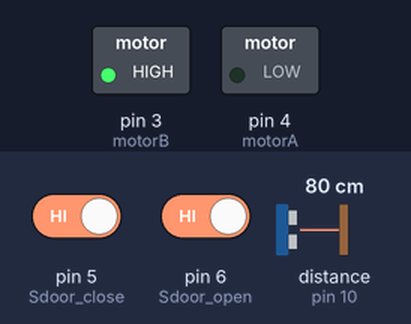
Simulated run of this sketch. Board: Arduino Uno, built with avr-gcc and run on an emulated ATmega328P. On the bench: switched loads named in the sketch (green lamp = pin HIGH). Wiring (inferred from the names in the program): ultrasonic range finder: trigger pin 9; echo pin 10. The test bench sets the inputs (shaded band); at power-on: pin 5 (Sdoor_close) HIGH, distance to the obstacle (sensor on pin 10) 80 cm, pin 6 (Sdoor_open) HIGH. The echo pulse lasts 58.3 µs per cm; pins used as bus, display or sensor lines are not drawn.

Above: at 4.2 s.
4.3 s: pin 5 (Sdoor_close) driven LOW
At 5.5 s:
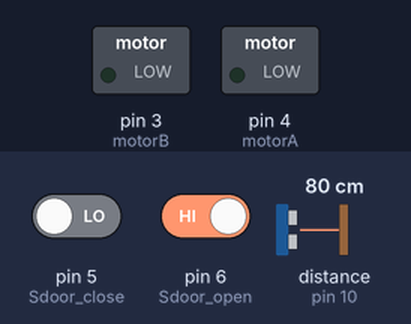
6.1 s: distance to the obstacle (sensor on pin 10) set to 12 cm
7.6 s: distance to the obstacle (sensor on pin 10) set to 9 cm
At 8.2 s:
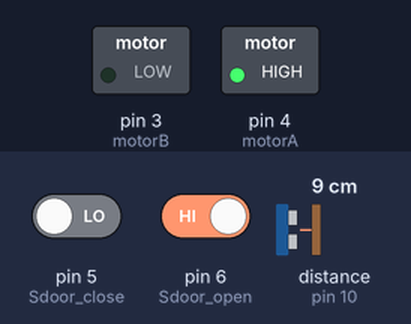
9.1 s: distance to the obstacle (sensor on pin 10) set to 18 cm
At 9.6 s:
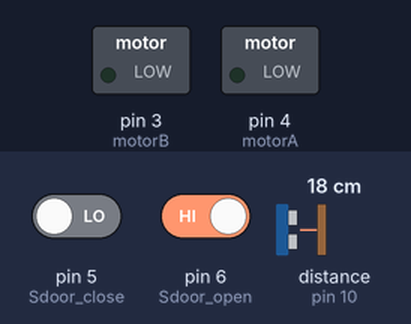
Timing chart, 0 to 11.6 s (numbered marks = the images above; inputs shaded):
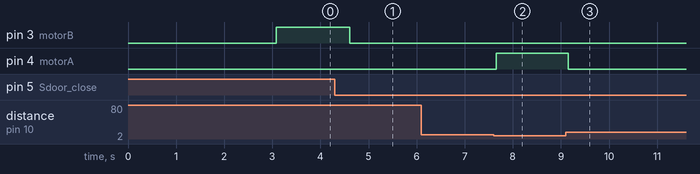

The sketch:

autodoor.ino
```cpp
#include <HCSR04.h>

#define tpin 9 //ขาทริก
#define epin 10 //ขาแอคโค้
#define Sdoor_close 5 //door pin ขาสวืทฝั่งปิด
#define Sdoor_open 6 //door pin ขาสวิทฝั่งเปิด
#define motorA 4 //ขามอเตอร์ฝั่งบวก
#define motorB 3 //ขามอเตอร์ฝั่งลบ

#define Max_dis 10 //ค่าระยะสูงสุดที่คนเดินเข้ามา
#define Low_dis 1 //ค่าระยะต่ำสุดที่คนเดืนเข้า
#define dooropen 0 //door state สถานะการเปิดประตู
#define doorclose 1 //door state
#define time_check_door 200 //เวลาเช็คสถานะประตู เช็คทุก 200 มิลลิวิ
#define time_check_SW 50 //เวลาเช็คสถานะประตู เช็คทุก 50 มิลลิวิ
#define time_delay_door 3000 //เวลาเช็คสถานะประตู เช็คทุก 3 วิ

HCSR04 Sensor_door(tpin,epin);

float messur_dist = 0; //เก็บระยะทาง
unsigned long time1 = 0; //เก็บระยะเวลาที่ฟังชั่นทำงาน
unsigned long time2 = 0; //เก็บระยะเวลาที่ฟังชั่นทำงาน
unsigned long doorTime = 0; //เก็บระยะเวลาประตูเปิด
bool door = 0;

void setup() {
  pinMode(Sdoor_close,INPUT);
  pinMode(Sdoor_open,INPUT);
  pinMode(motorA,OUTPUT);
  pinMode(motorB,OUTPUT);
}

void loop() {
  if(millis()-time2 >= time_check_SW)
  {
     sw_door();
     time2 = millis();
  }
  if(millis()-time1 >= time_check_door)
  {
     door_control();
     time1 = millis();
  }
}

void door_control()
{

    messur_dist = Sensor_door.dist();
    //ถ้าคนอยู่ในระยะ 10 ถัง 100เมตร กับประตูปิด ให้เปิดประตู
    if((messur_dist>Low_dis&&messur_dist<Max_dis)&&door==doorclose)
    {
      openAdoor();
      delay(100);
      while(digitalRead(Sdoor_close)==LOW&&digitalRead(Sdoor_open)==LOW)
      {
        doorTime = millis();
      }
    }
    else
    {
      //ถ้าประตูเปิดอยู่แล้วเปิดเกิน 3 วินาทีสั่งปิด
      if(door==dooropen&&millis()-doorTime >= time_delay_door)
      {
        closeAdoor();
        delay(100);
        while(digitalRead(Sdoor_close)==LOW&&digitalRead(Sdoor_open)==LOW)
        {
        }
      }
      else
        //ถ้าประตูปิดแล้ว และ คนไม่อยู่ในระยะให้หยุดมอเตอร์
        stopAdoor();
    }
}

void sw_door()
{
  /*ถ้าสวิทฝั่งปิดเป็น 1 กับฝั่งเปิด เป็น 0 ถือว่า ประตูปิด
    ถ้าสวิทฝั่งเปิดเป็น 1 กับฝั่งปิด เป็น 0 ถือว่า เปิด
    ถ้าสวิทฝั่งเปิดเป็น 0 กับฝั่งปิด เป็น 0 ถือว่า เปิด
  */
  door = (digitalRead(Sdoor_close)==LOW&&digitalRead(Sdoor_open)==HIGH)?doorclose:dooropen;
}

void openAdoor()
{
  digitalWrite(motorA,HIGH);
  digitalWrite(motorB,LOW);
}
void closeAdoor()
{
  digitalWrite(motorA,LOW);
  digitalWrite(motorB,HIGH);
}
void stopAdoor()
{
  digitalWrite(motorA,LOW);
  digitalWrite(motorB,LOW);
}
```

HCSR04.h
```cpp
#include <Arduino.h>
class HCSR04
{
	public:
	HCSR04(int out,int echo);				//initialisation class HCSR04 (trig pin , echo pin)
	HCSR04(int out,int echo[],int n);		//initialisation class HCSR04 (trig pin , echo pin)
	~HCSR04();								//destructor
	float dist()      const;				//return curent distance of element 0
	float dist(int n)      const;				//return curent distance of element n

	private:
	void init(int out,int echo[],int n); 			//for constructor
	int out;								//out pin
	int *echo;								//echo pin list
	int n;									//number of el
};
```

Measured:
- the behaviour switches between 11 and 10 cm on distance to the obstacle (sensor on pin 10) (found by bisection; images 1 and 2)
- after the input at 4.3 s, pin 3 (motorB): HIGH → LOW after 0.31 s
- after the input at 6.1 s, every drawn part: stays the same
- after the input at 7.6 s, pin 4 (motorA): LOW → HIGH after 0.05 s
- after the input at 9.1 s, pin 4 (motorA): HIGH → LOW after 0.06 s
